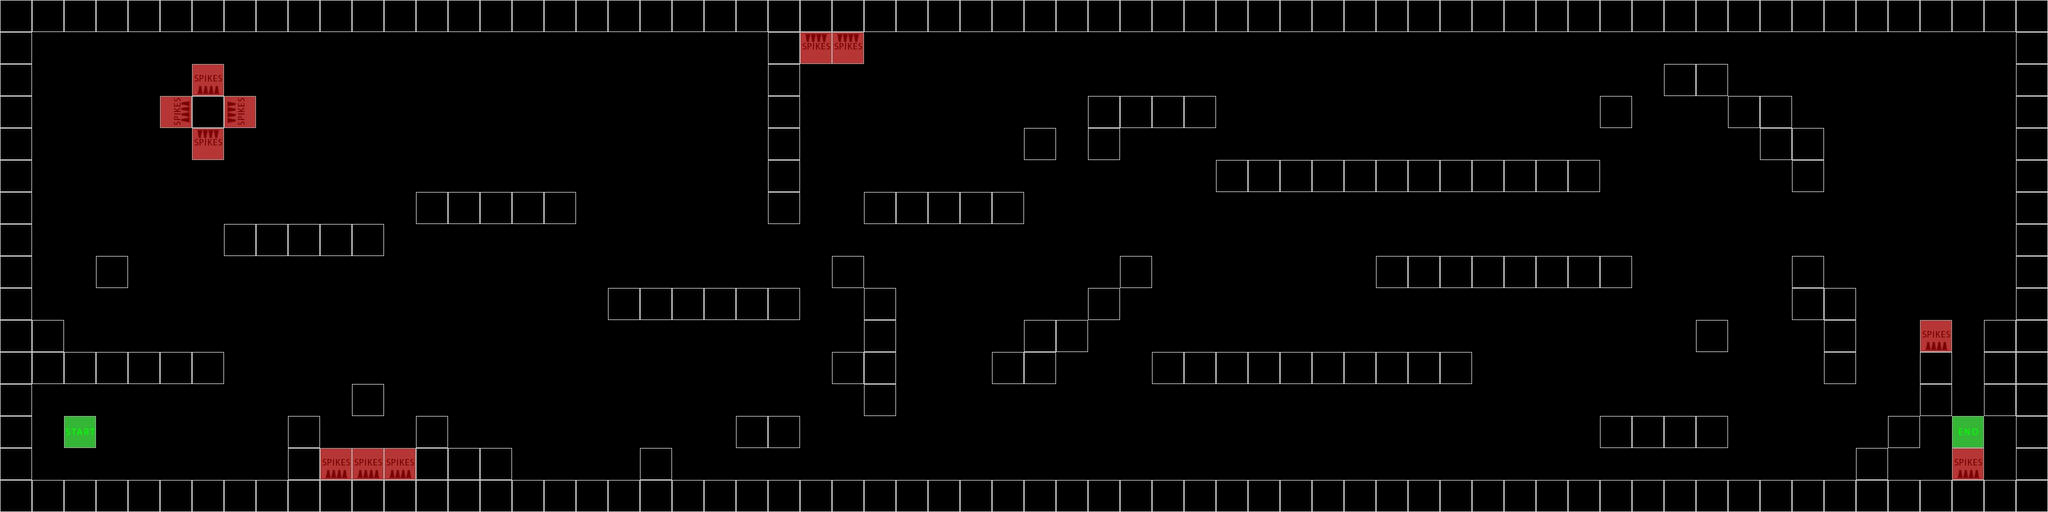

This game map was drawn from its Tiled (.tmx) file and the tilesets committed beside it. A one-line description and the full map source follow:
An orthogonal 64x16 tile map with 64x64 px tiles, 1 tile layer (Warstwa Kafelków 1).

<map version="1.0" tiledversion="1.0.2" orientation="orthogonal" renderorder="right-down" width="64" height="16" tilewidth="64" tileheight="64" nextobjectid="1">
 <tileset firstgid="1" source="TilesPalette.tsx" />
 <layer name="Warstwa Kafelków 1" width="64" height="16">
  <data encoding="csv">
1,1,1,1,1,1,1,1,1,1,1,1,1,1,1,1,1,1,1,1,1,1,1,1,1,1,1,1,1,1,1,1,1,1,1,1,1,1,1,1,1,1,1,1,1,1,1,1,1,1,1,1,1,1,1,1,1,1,1,1,1,1,1,1,
1,0,0,0,0,0,0,0,0,0,0,0,0,0,0,0,0,0,0,0,0,0,0,0,1,34,34,0,0,0,0,0,0,0,0,0,0,0,0,0,0,0,0,0,0,0,0,0,0,0,0,0,0,0,0,0,0,0,0,0,0,0,0,1,
1,0,0,0,0,0,33,0,0,0,0,0,0,0,0,0,0,0,0,0,0,0,0,0,1,0,0,0,0,0,0,0,0,0,0,0,0,0,0,0,0,0,0,0,0,0,0,0,0,0,0,0,1,1,0,0,0,0,0,0,0,0,0,1,
1,0,0,0,0,36,1,35,0,0,0,0,0,0,0,0,0,0,0,0,0,0,0,0,1,0,0,0,0,0,0,0,0,0,1,1,1,1,0,0,0,0,0,0,0,0,0,0,0,0,1,0,0,0,1,1,0,0,0,0,0,0,0,1,
1,0,0,0,0,0,34,0,0,0,0,0,0,0,0,0,0,0,0,0,0,0,0,0,1,0,0,0,0,0,0,0,1,0,1,0,0,0,0,0,0,0,0,0,0,0,0,0,0,0,0,0,0,0,0,1,1,0,0,0,0,0,0,1,
1,0,0,0,0,0,0,0,0,0,0,0,0,0,0,0,0,0,0,0,0,0,0,0,1,0,0,0,0,0,0,0,0,0,0,0,0,0,1,1,1,1,1,1,1,1,1,1,1,1,0,0,0,0,0,0,1,0,0,0,0,0,0,1,
1,0,0,0,0,0,0,0,0,0,0,0,0,1,1,1,1,1,0,0,0,0,0,0,1,0,0,1,1,1,1,1,0,0,0,0,0,0,0,0,0,0,0,0,0,0,0,0,0,0,0,0,0,0,0,0,0,0,0,0,0,0,0,1,
1,0,0,0,0,0,0,1,1,1,1,1,0,0,0,0,0,0,0,0,0,0,0,0,0,0,0,0,0,0,0,0,0,0,0,0,0,0,0,0,0,0,0,0,0,0,0,0,0,0,0,0,0,0,0,0,0,0,0,0,0,0,0,1,
1,0,0,1,0,0,0,0,0,0,0,0,0,0,0,0,0,0,0,0,0,0,0,0,0,0,1,0,0,0,0,0,0,0,0,1,0,0,0,0,0,0,0,1,1,1,1,1,1,1,1,0,0,0,0,0,1,0,0,0,0,0,0,1,
1,0,0,0,0,0,0,0,0,0,0,0,0,0,0,0,0,0,0,1,1,1,1,1,1,0,0,1,0,0,0,0,0,0,1,0,0,0,0,0,0,0,0,0,0,0,0,0,0,0,0,0,0,0,0,0,1,1,0,0,0,0,0,1,
1,1,0,0,0,0,0,0,0,0,0,0,0,0,0,0,0,0,0,0,0,0,0,0,0,0,0,1,0,0,0,0,1,1,0,0,0,0,0,0,0,0,0,0,0,0,0,0,0,0,0,0,0,1,0,0,0,1,0,0,33,0,1,1,
1,1,1,1,1,1,1,0,0,0,0,0,0,0,0,0,0,0,0,0,0,0,0,0,0,0,1,1,0,0,0,1,1,0,0,0,1,1,1,1,1,1,1,1,1,1,0,0,0,0,0,0,0,0,0,0,0,1,0,0,1,0,1,1,
1,0,0,0,0,0,0,0,0,0,0,1,0,0,0,0,0,0,0,0,0,0,0,0,0,0,0,1,0,0,0,0,0,0,0,0,0,0,0,0,0,0,0,0,0,0,0,0,0,0,0,0,0,0,0,0,0,0,0,0,1,0,1,1,
1,0,3,0,0,0,0,0,0,1,0,0,0,1,0,0,0,0,0,0,0,0,0,1,1,0,0,0,0,0,0,0,0,0,0,0,0,0,0,0,0,0,0,0,0,0,0,0,0,0,1,1,1,1,0,0,0,0,0,1,0,4,0,1,
1,0,0,0,0,0,0,0,0,1,33,33,33,1,1,1,0,0,0,0,1,0,0,0,0,0,0,0,0,0,0,0,0,0,0,0,0,0,0,0,0,0,0,0,0,0,0,0,0,0,0,0,0,0,0,0,0,0,1,0,0,33,0,1,
1,1,1,1,1,1,1,1,1,1,1,1,1,1,1,1,1,1,1,1,1,1,1,1,1,1,1,1,1,1,1,1,1,1,1,1,1,1,1,1,1,1,1,1,1,1,1,1,1,1,1,1,1,1,1,1,1,1,1,1,1,1,1,1
</data>
 </layer>
</map>
